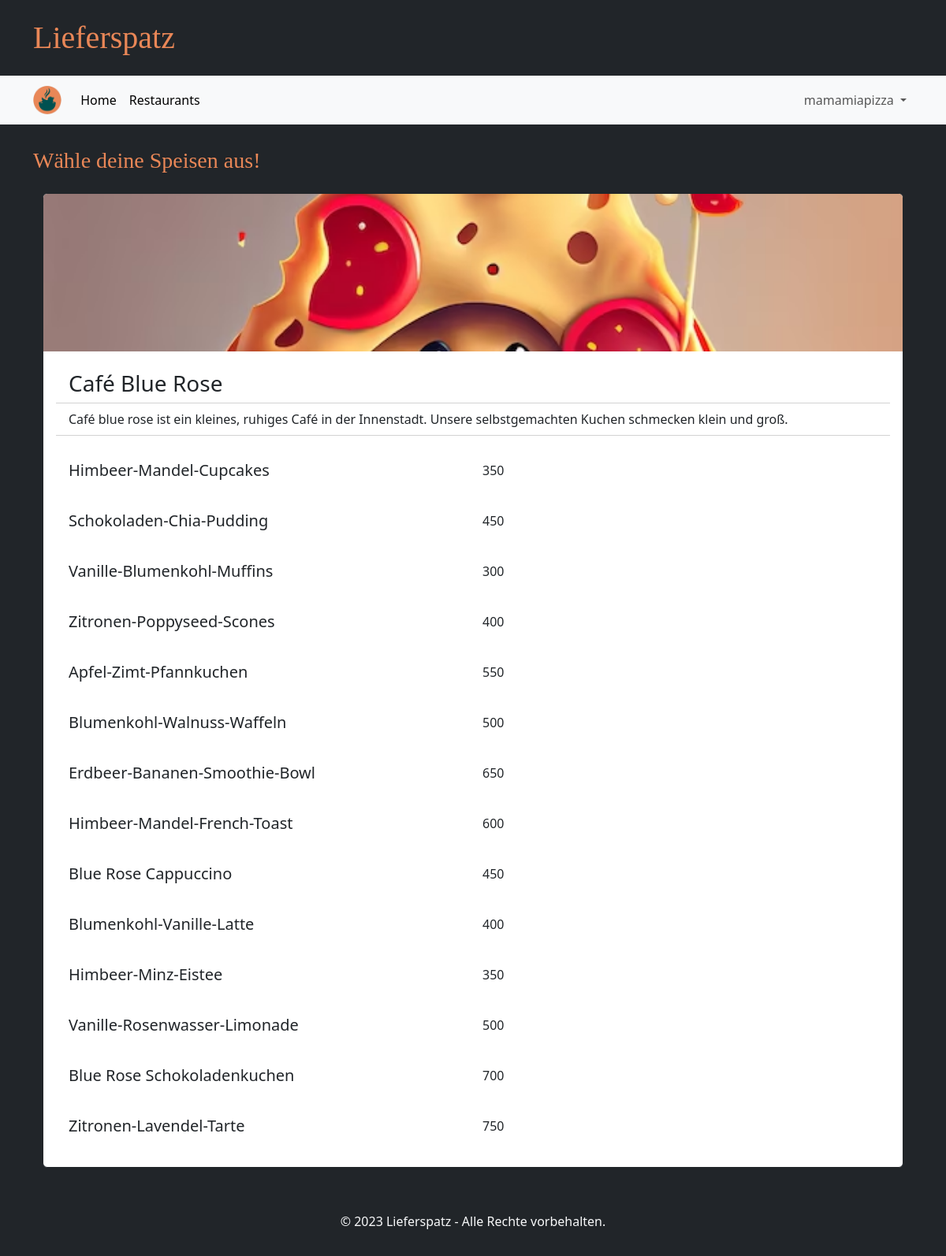
The app's page /menue/cafebluerose (signed in), older data.
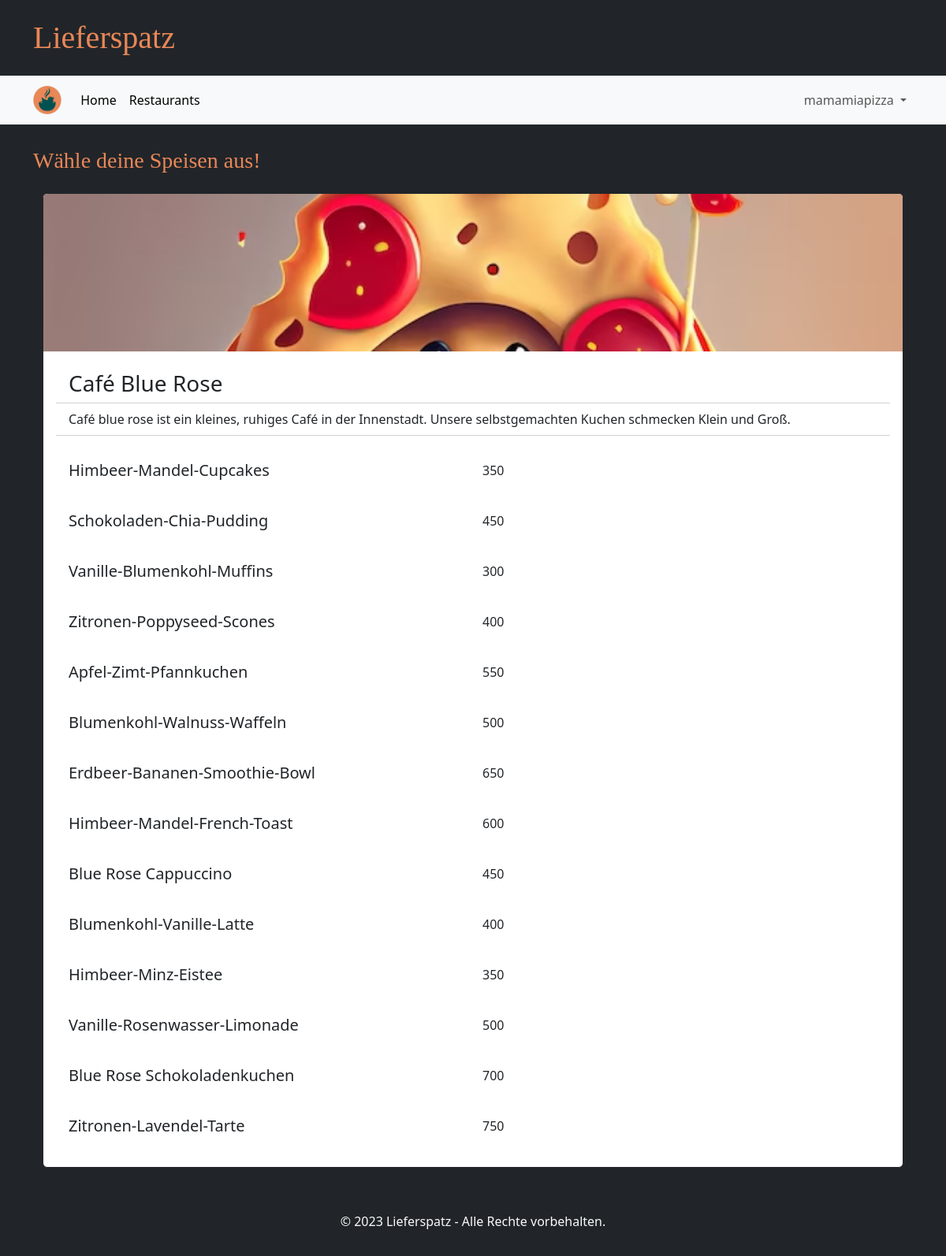
The same page, newer data.
### tables this page shows
CREATE TABLE GeschaeftsAccount(
            Username TEXT PRIMARY KEY NOT NULL,
            Passwort TEXT NOT NULL,
            Restaurantname TEXT NOT NULL,
            Beschreibung TEST NOT NULL,
            Strasse TEXT NOT NULL,
            Hausnummer INTEGER NOT NULL,
            Plz INTEGER NOT NULL
        );

CREATE TABLE Item(
            Restaurant INTEGER,
            Name TEXT,
            Kategorie TEXT,
            Preis INTEGER,
            PRIMARY KEY (Restaurant, Name)
            FOREIGN KEY (Restaurant) REFERENCES GeschaeftsAccount(username)
        );

### main.py (the view)
@app.route("/menue/<username>")
def menue_page(username):
    if "user" in session:
        restaurant = database.get_restaurant(username)
        items = database.get_items(username)
        return render_template("menue.html", restaurant=restaurant, items=items)
    else:
        return redirect(url_for("login_customer_page"))

### database.py (called while the page is built)
def getData(sql, params = ()):
    dbcon = sqlite3.connect("instance/db.db")
    cursor = dbcon.cursor()
    cursor.execute(sql, params)
    return cursor

def get_restaurant(username):
    request_pointer = getData("""SELECT Restaurantname, Beschreibung, Strasse, Hausnummer, Plz
                              FROM GeschaeftsAccount
                              WHERE Username = ? """,(username,))
    result = request_pointer.fetchone()
    restaurant = {
            "name": result[0],
            "description": result[1],
            "street": result[2],
            "housenumber": result[3],
            "postalcode": result[4]
        }
    return restaurant

def get_items(username):
    items = []
    request_pointer = getData("""SELECT *
                              FROM Item
                              WHERE Restaurant = ?
                              ORDER BY Kategorie DESC""", (username,))
    for entry in request_pointer.fetchall():
        restaurant = {
            "restaurant": entry[0],
            "name": entry[1],
            "category": entry[2],
            "price": entry[3]
        }
        items.append(restaurant)
    return items

### templates/menue.html (shortened to what this page needs)
{% extends "base.html" %}
{% block heading %}Wähle deine Speisen aus!{% endblock %}
{% block content %}
<div class="row g-4 mb-4">
  <div class="col-12">
      <div class="card border-dark">
      <img src="{{ url_for('static', filename='test1.jpeg') }}" class="card-img-top restau-image" alt="...">
      <div class="card-body">
          <h3 class="card-title card-header bg-transparent">{{ restaurant['name'] }}</h3>
          <p class="card-text card-header bg-transparent mb-3">{{ restaurant['description'] }}</p>
          {% for item in items %}
          <div class="card-body row">
            <h5 class="card-titel col">{{ item['name'] }}</h5>
            <p class="card-text col">{{ item['price'] }}</p>
          </div>
          {% endfor %}
      </div>
      </div>
  </div>
</div>
{% endblock %}

### templates/base.html (shortened to what this page needs)
<!DOCTYPE html>
<html lang="de">
<head>
    <link rel="stylesheet" href="/static/style.css">
    <link href="https://cdn.jsdelivr.net/npm/bootstrap@5.3.2/dist/css/bootstrap.min.css" rel="stylesheet">
</head>
<body class="bg-dark">
    <div class="container my-4">
        <h1 class="brandfont">Lieferspatz</h1>
    </div>
    <nav class="navbar navbar-expand bg-body-tertiary sticky-top border-bottom border-5 border-dark">
        <div class="container">
          <a class="navbar-brand" href="#">
            <img src="{{ url_for('static', filename='ls_logo.png') }}" alt="..." height="36" />
          </a>
          <div class="collapse navbar-collapse" id="navbarSupportedContent">
            <ul class="navbar-nav me-auto mb-2 mb-lg-0">
              <li class="nav-item">
                <a class="nav-link active" aria-current="page" href="{{ url_for('start_page') }}">Home</a>
              </li>
              <li class="nav-item">
                <a class="nav-link active" aria-current="page" href="{{ url_for('restaurants_page') }}">Restaurants</a>
              </li>
            </ul>
            <ul class="navbar-nav mb-2 mb-lg-0">
              {% if session['user'] %}
              <li class="nav-item dropdown">
                <a class="nav-link dropdown-toggle" href="#" role="button" data-bs-toggle="dropdown" aria-expanded="false">
                  {{ session['user'] }}
                </a>
              </li>
              {% endif %}
            </ul>
          </div>
        </div>
    </nav>
    <div class="container mt-4">
        <h3 class="brandfont2">{% block heading %}{% endblock %}</h3>
    </div>
    <div class="container text-light px-4 py-3 ">
        {% block content %}{% endblock %}
    </div>
    <footer class="bg-dark text-light text-center py-3">
        <p>&copy; 2023 Lieferspatz - Alle Rechte vorbehalten.</p>
    </footer>
</body>
</html>

### static/style.css (style rules this page uses)
.brandfont { font-family: brandFont; color: #e98757; }
.brandfont2 { font-family: brandFont2; color: #e98757; }
.restau-image { height: 200px; object-fit: cover; }

Row changes from the older to the newer data that the page shows:
changed GeschaeftsAccount "Café Blue Rose": description "Café blue rose ist ein kleines, ruhiges Café in der Innenstadt. Unsere selbstgemachten Kuchen schmecken klein und groß." → "Café blue rose ist ein kleines, ruhiges Café in der Innenstadt. Unsere selbstgemachten Kuchen schmecken Klein und Groß."
